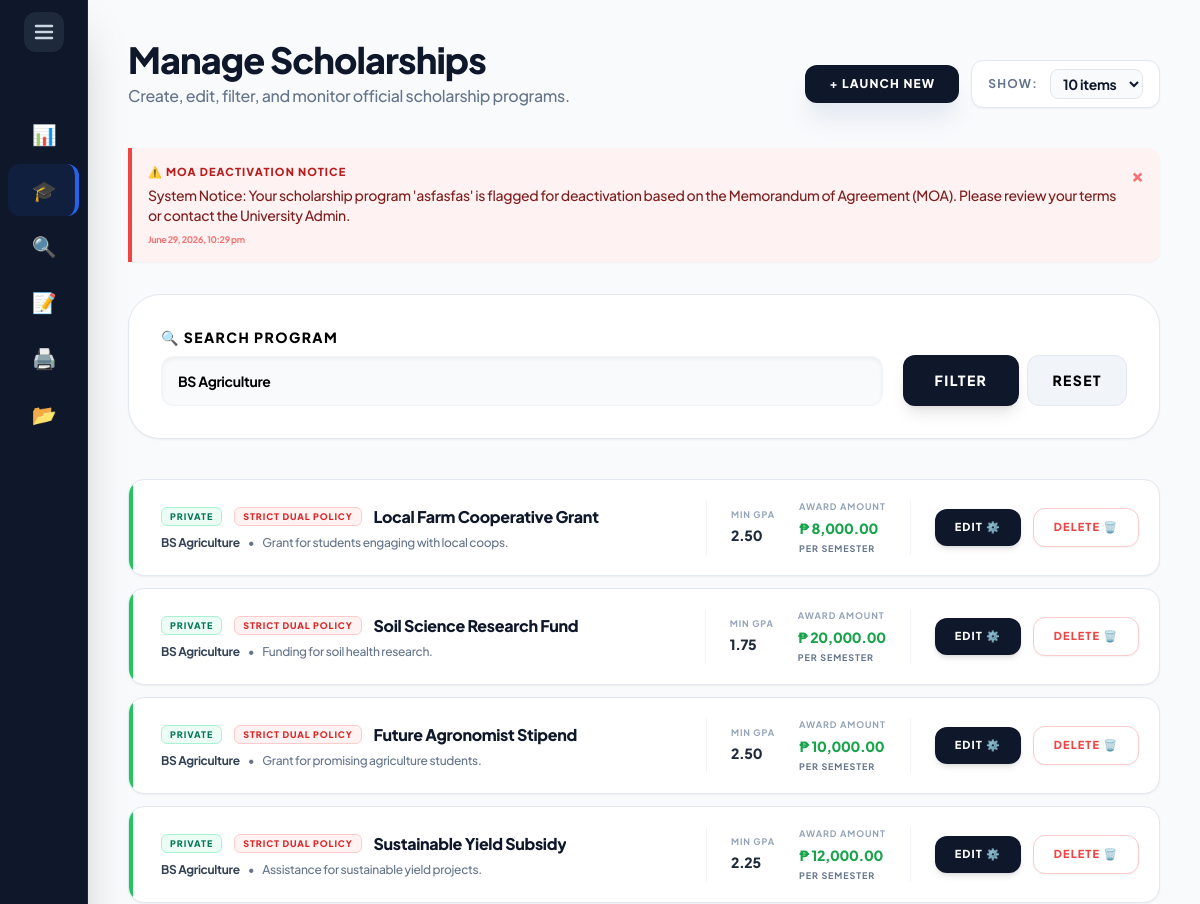
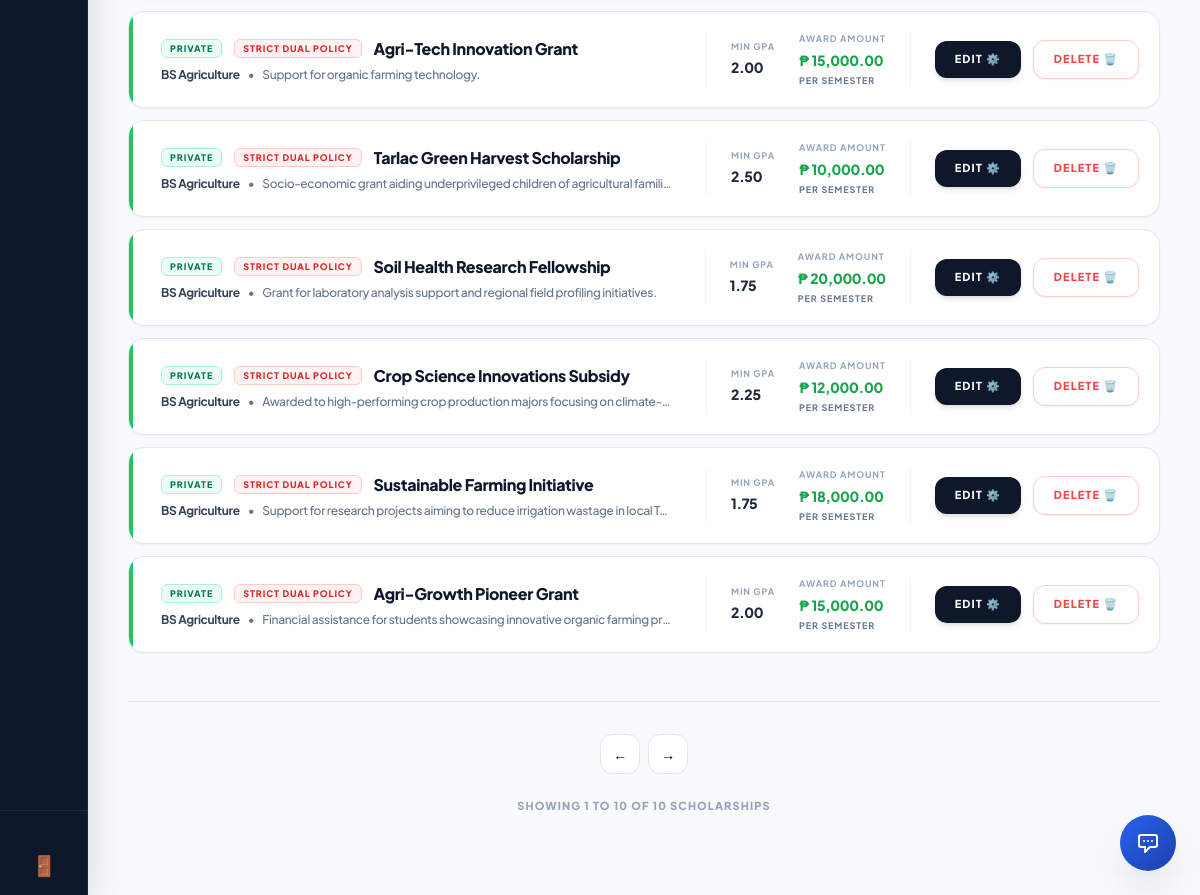
Page /external_admin/scholarships.php?program=BS Agriculture (signed in) on the committed database (2 pictures, top to bottom).
### tables this page shows
CREATE TABLE `system_notifications` (
  `NotifID` int(11) NOT NULL AUTO_INCREMENT,
  `RecipientID` int(11) NOT NULL,
  `Title` varchar(255) NOT NULL,
  `Message` text NOT NULL,
  `IsRead` tinyint(1) DEFAULT 0,
  `DateCreated` datetime DEFAULT current_timestamp(),
  PRIMARY KEY (`NotifID`)
);

CREATE TABLE `scholarship` (
  `ScholarshipID` int(11) NOT NULL AUTO_INCREMENT,
  `ProgramID` int(11) NOT NULL,
  `YearLevel` varchar(50) DEFAULT NULL,
  `Name` varchar(150) NOT NULL,
  `Description` text DEFAULT NULL,
  `Deadline` date NOT NULL,
  `AwardAmount` decimal(10,2) DEFAULT NULL,
  `NumberOfSlots` int(11) DEFAULT NULL,
  `Status` varchar(20) DEFAULT 'Active',
  `MinimumGWA` decimal(4,2) DEFAULT 2.00,
  `CreatedBy` int(11) DEFAULT NULL,
  `GenderRequirement` varchar(20) NOT NULL DEFAULT 'Any',
  `ScholarshipType` enum('Private','Government') DEFAULT 'Private',
  `FormConfig` varchar(255) DEFAULT 'Academic,Family,Financial,Essay',
  `ReleaseFrequency` varchar(50) DEFAULT 'Per Semester',
  `AllowsDual` enum('Yes','No') NOT NULL DEFAULT 'No',
  PRIMARY KEY (`ScholarshipID`),
  KEY `ProgramID` (`ProgramID`),
  KEY `fk_scholarship_creator` (`CreatedBy`),
  CONSTRAINT `fk_scholarship_creator` FOREIGN KEY (`CreatedBy`) REFERENCES `users` (`UserID`) ON DELETE SET NULL,
  CONSTRAINT `scholarship_ibfk_1` FOREIGN KEY (`ProgramID`) REFERENCES `program` (`ProgramID`) ON DELETE CASCADE
);

CREATE TABLE `program` (
  `ProgramID` int(11) NOT NULL AUTO_INCREMENT,
  `ProgramName` varchar(150) NOT NULL,
  PRIMARY KEY (`ProgramID`)
);

### external_admin/scholarships.php (the view, shortened to what this page needs)
<?php
include '../includes/db_connect.php';
include '../includes/header.php';
include '../includes/external_sidebar.php';
$filter_program = $_GET['program'] ?? '';
$sort_by        = $_GET['sort_by'] ?? '';
try {
    $query = "
        SELECT sch.*, p.ProgramName,
            (SELECT GROUP_CONCAT(CONCAT(RequirementID, '::', DocumentName) SEPARATOR '||')
             FROM document_requirement dr WHERE dr.ScholarshipID = sch.ScholarshipID) AS Requirements,
            (SELECT GROUP_CONCAT(CONCAT(CriteriaID, '::', CriteriaName) SEPARATOR '||')
             FROM scholarship_criteria sc WHERE sc.ScholarshipID = sch.ScholarshipID) AS CriteriaList,
            (SELECT GROUP_CONCAT(CONCAT(FieldID, '::', FieldName, '::', FieldType) SEPARATOR '||')
             FROM scholarship_custom_fields scf WHERE scf.ScholarshipID = sch.ScholarshipID) AS CustomFields
        FROM scholarship sch
        LEFT JOIN program p ON sch.ProgramID = p.ProgramID
        WHERE sch.CreatedBy = :evaluator_id
    ";
    $params = ['evaluator_id' => $_SESSION['user_id']];
    if (!empty($filter_program)) { $query .= " AND p.ProgramName LIKE :program"; $params['program'] = "%" . trim($filter_program) . "%"; }
    if ($sort_by === 'amount_asc') { $query .= " ORDER BY sch.AwardAmount ASC, sch.Name ASC"; }
    elseif ($sort_by === 'amount_desc') { $query .= " ORDER BY sch.AwardAmount DESC, sch.Name ASC"; }
    elseif ($sort_by === 'slots_asc') { $query .= " ORDER BY sch.NumberOfSlots ASC, sch.Name ASC"; }
    elseif ($sort_by === 'slots_desc') { $query .= " ORDER BY sch.NumberOfSlots DESC, sch.Name ASC"; }
    else { $query .= " ORDER BY sch.ScholarshipID DESC"; }
    $stmt = $pdo->prepare($query);
    $stmt->execute($params);
    $scholarships = $stmt->fetchAll();
    $notif_stmt = $pdo->prepare("SELECT * FROM system_notifications WHERE RecipientID = ? AND IsRead = 0 ORDER BY DateCreated DESC");
    $notif_stmt->execute([$_SESSION['user_id']]);
    $notifications = $notif_stmt->fetchAll(PDO::FETCH_ASSOC);
} catch (PDOException $e) { die("Database Error: " . $e->getMessage()); }
?>
<main class="flex-1 p-5 lg:p-10 lg:ml-72 bg-slate-50/50 min-h-screen transition-all duration-300">
    <header class="mb-8 lg:mb-10 flex flex-col sm:flex-row sm:items-end justify-between gap-4">
        <div>
            <h2 class="text-3xl lg:text-4xl font-black text-slate-900 tracking-tight">Manage Scholarships</h2>
            <p class="text-slate-500 text-sm lg:text-base font-medium mt-1">Create, edit, filter, and monitor official scholarship programs.</p>
        </div>
        <div class="flex items-center gap-3">
            <button onclick="openCreateModal()" class="bg-slate-900 text-white px-6 py-2.5 rounded-xl font-black text-[12px] uppercase tracking-widest hover:bg-blue-600 transition-all shadow-xl shadow-slate-200 active:scale-[0.98]">
                + Launch New
            </button>
            <div class="flex items-center gap-3 bg-white px-4 py-2 rounded-xl border border-slate-200 shadow-sm shrink-0">
                <span class="text-xs font-bold text-slate-500 uppercase tracking-widest hidden sm:inline">Show:</span>
                <select id="itemsPerPage" onchange="changeItemsPerPage()" class="bg-slate-50 border border-slate-200 text-slate-900 text-sm font-bold rounded-lg focus:ring-green-500 focus:border-green-500 block px-2 py-1 outline-none cursor-pointer">
                    <option value="10" selected>10 items</option>
                </select>
            </div>
        </div>
    </header>
    <?php if(!empty($notifications)): ?>
        <div class="mb-8 space-y-3">
            <?php foreach($notifications as $notif): ?>
                <div class="bg-red-50 border-l-4 border-red-500 p-4 rounded-r-xl shadow-sm flex justify-between items-start">
                    <div>
                        <h4 class="text-red-700 font-black uppercase tracking-widest text-[11px] mb-1">⚠️ <?= htmlspecialchars($notif['Title']) ?></h4>
                        <p class="text-red-900 font-medium text-sm"><?= htmlspecialchars($notif['Message']) ?></p>
                        <span class="text-[9px] font-bold text-red-400 mt-2 block"><?= date('F j, Y, g:i a', strtotime($notif['DateCreated'])) ?></span>
                    </div>
                    <form action="../actions/process_crud.php" method="POST" class="m-0 shrink-0">
                        <button type="submit" class="text-red-400 hover:text-red-700 font-black text-xl leading-none">&times;</button>
                    </form>
                </div>
            <?php endforeach; ?>
        </div>
    <?php endif; ?>
    <div class="bg-white p-6 lg:p-8 rounded-[1.5rem] lg:rounded-[2rem] border border-slate-200 shadow-sm mb-10">
        <form method="GET" class="flex flex-wrap items-end gap-5">
            <div class="flex-1 min-w-[150px]">
                <label class="block text-[14px] font-black text-black uppercase tracking-widest mb-2">🔍 Search Program</label>
                <input type="search" name="program" list="programList" value="<?= htmlspecialchars($filter_program) ?>" placeholder="Type e.g. Info..." class="w-full bg-slate-50 border border-slate-100 px-4 py-3.5 rounded-xl font-bold text-sm text-black outline-none focus:ring-2 focus:ring-blue-500/20 focus:bg-white shadow-inner">
            </div>
            <div class="flex gap-2 w-full sm:w-auto mt-2 sm:mt-0">
                <button type="submit" class="flex-1 sm:flex-none bg-slate-900 text-white px-8 py-3.5 rounded-xl font-black text-[14px] uppercase tracking-widest hover:bg-blue-600 transition-all shadow-lg">Filter</button>
                <a href="scholarships.php" class="flex-1 sm:flex-none flex items-center justify-center bg-slate-100 text-black px-6 py-3.5 rounded-xl font-black text-[14px] uppercase tracking-widest hover:bg-slate-200 transition-all border border-slate-200">Reset</a>
            </div>
        </form>
    </div>
    <div id="scholarshipsGrid" class="flex flex-col gap-3">
        <?php foreach($scholarships as $s): ?>
            <div class="scholarship-card bg-white rounded-2xl border border-slate-200 shadow-sm hover:shadow-md hover:border-blue-300 transition-all flex flex-col lg:flex-row items-start lg:items-center justify-between p-5 group relative overflow-hidden">
                <div class="absolute top-0 left-0 w-1 h-full <?= $s['Status'] === 'Active' ? 'bg-green-500' : 'bg-slate-300' ?>"></div>
                <div class="flex-1 min-w-0 pr-4 lg:pr-8 pl-3 w-full lg:w-auto">
                    <div class="flex items-center gap-3 mb-1.5 flex-wrap">
                        <span class="bg-emerald-50 text-emerald-700 px-2 py-0.5 rounded-md text-[9px] font-black uppercase tracking-widest border border-emerald-200 shrink-0">
                            <?= htmlspecialchars($s['ScholarshipType'] ?? 'Private') ?>
                        </span>
                        <?php if($s['AllowsDual'] === 'No'): ?>
                            <span class="bg-red-50 text-red-600 px-2 py-0.5 rounded-md text-[9px] font-black uppercase tracking-widest border border-red-200 shrink-0">Strict Dual Policy</span>
                        <?php endif; ?>
                        <h4 class="text-base font-black text-slate-900 truncate"><?= htmlspecialchars($s['Name']) ?></h4>
                    </div>
                    <div class="flex items-center gap-2 text-xs font-medium text-slate-500 truncate mb-2 lg:mb-0">
                        <span class="text-slate-700 font-bold"><?= htmlspecialchars($s['ProgramName'] ?? 'All Programs') ?></span>
                        <span class="hidden md:inline">•</span>
                        <span class="truncate hidden md:inline"><?= htmlspecialchars($s['Description']) ?></span>
                    </div>
                </div>
                <div class="hidden md:flex items-center gap-6 px-6 border-x border-slate-100 shrink-0">
                    <div>
                        <span class="text-[9px] font-bold text-slate-400 uppercase tracking-widest block mb-0.5">Min GPA</span>
                        <span class="text-sm font-black text-slate-800"><?= number_format($s['MinimumGWA'] ?? 2.00, 2) ?></span>
                    </div>
                    <div>
                        <span class="text-[9px] font-bold text-slate-400 uppercase tracking-widest block mb-0.5">Award Amount</span>
                        <span class="text-sm font-black text-green-600">₱ <?= number_format($s['AwardAmount'], 2) ?></span>
                        <span class="text-[9px] font-bold text-slate-500 uppercase tracking-widest block mt-0.5"><?= htmlspecialchars($s['ReleaseFrequency'] ?? 'Per Semester') ?></span>
                    </div>
                </div>
                <div class="mt-4 lg:mt-0 flex items-center justify-between lg:justify-end w-full lg:w-auto shrink-0 gap-3 pl-0 lg:pl-6">
                    <button type="button"
                        data-id="<?= $s['ScholarshipID'] ?>"
                        data-name="<?= htmlspecialchars($s['Name'] ?? '', ENT_QUOTES) ?>"
                        data-desc="<?= htmlspecialchars($s['Description'] ?? '', ENT_QUOTES) ?>"
                        data-amount="<?= $s['AwardAmount'] ?? 0 ?>"
                        data-release="<?= htmlspecialchars($s['ReleaseFrequency'] ?? 'Per Semester', ENT_QUOTES) ?>"
                        data-gpa="<?= $s['MinimumGWA'] ?? 2.00 ?>"
                        data-deadline="<?= $s['Deadline'] ?? '' ?>"
                        data-program="<?= $s['ProgramID'] ?? '' ?>"
                        data-year="<?= htmlspecialchars($s['YearLevel'] ?? '', ENT_QUOTES) ?>"
                        data-status="<?= htmlspecialchars($s['Status'] ?? '', ENT_QUOTES) ?>"
                        data-slots="<?= htmlspecialchars($s['NumberOfSlots'] ?? '', ENT_QUOTES) ?>"
                        data-requirements="<?= htmlspecialchars($s['Requirements'] ?? '', ENT_QUOTES) ?>"
                        data-criteria="<?= htmlspecialchars($s['CriteriaList'] ?? '', ENT_QUOTES) ?>"
                        data-customfields="<?= htmlspecialchars($s['CustomFields'] ?? '', ENT_QUOTES) ?>"
                        data-gender="<?= htmlspecialchars($s['GenderRequirement'] ?? 'Any', ENT_QUOTES) ?>"
                        data-type="<?= htmlspecialchars($s['ScholarshipType'] ?? 'Private', ENT_QUOTES) ?>"
                        data-dual="<?= htmlspecialchars($s['AllowsDual'] ?? 'No', ENT_QUOTES) ?>"
                        onclick="openEditModal(this)"
                        class="bg-slate-900 text-white hover:bg-blue-600 px-5 py-2.5 rounded-xl text-[11px] font-black uppercase tracking-widest transition-all shadow-md active:scale-95 shrink-0 whitespace-nowrap">
                        Edit ⚙️
                    </button>
                    <form action="../actions/process_crud.php" method="POST" class="m-0" onsubmit="return confirm('Are you sure you want to permanently delete this scholarship? All applications and dynamic forms attached to it will be wiped out.');">
                        <button type="submit" class="bg-white border border-red-200 text-red-500 hover:bg-red-500 hover:text-white px-5 py-2.5 rounded-xl text-[11px] font-black uppercase tracking-widest transition-all shadow-sm active:scale-95 shrink-0 whitespace-nowrap">
                            Delete 🗑️
                        </button>
                    </form>
                </div>
            </div>
        <?php endforeach; ?>
    </div>
    <div class="flex flex-col items-center justify-center mt-12 gap-4 border-t border-slate-200 pt-8 pb-10">
        <div id="paginationControls" class="flex flex-wrap justify-center gap-2"></div>
        <div id="pageInfo" class="text-[11px] font-black text-slate-400 uppercase tracking-widest text-center mt-2"></div>
    </div>
</main>
<?php include '../includes/footer.php'; ?>

### includes/header.php (style rules this page uses)
:root { --sidebar-width: 5.5rem; --transition-speed: 0.4s; --transition-curve: cubic-bezier(0.4, 0, 0.2, 1); }
body { font-family: 'Plus Jakarta Sans', sans-serif; letter-spacing: -0.02em; overflow-x: hidden; }
main { margin-left: var(--sidebar-width) !important; transition: margin-left var(--transition-speed) var(--transition-curve); width: calc(100vw - var(--sidebar-width)); }

### rows in the picture
system_notifications: Title "MOA DEACTIVATION NOTICE", Message "System Notice: Your scholarship program 'asfasfas' is flagged for deactivation based on the Memorandum of Agreement (MOA). Please review your terms or contact the University Admin.", DateCreated "June 29, 2026, 10:29 pm"
scholarship: ScholarshipType "PRIVATE", AllowsDual "STRICT DUAL POLICY", Name "Local Farm Cooperative Grant", ProgramID.ProgramName "BS Agriculture", Description "Grant for students engaging with local coops.", MinimumGWA "2.50", AwardAmount "8,000.00", ReleaseFrequency "PER SEMESTER"
scholarship: ScholarshipType "PRIVATE", AllowsDual "STRICT DUAL POLICY", Name "Soil Science Research Fund", ProgramID.ProgramName "BS Agriculture", Description "Funding for soil health research.", MinimumGWA "1.75", AwardAmount "20,000.00", ReleaseFrequency "PER SEMESTER"
scholarship: ScholarshipType "PRIVATE", AllowsDual "STRICT DUAL POLICY", Name "Future Agronomist Stipend", ProgramID.ProgramName "BS Agriculture", Description "Grant for promising agriculture students.", MinimumGWA "2.50", AwardAmount "10,000.00", ReleaseFrequency "PER SEMESTER"
scholarship: ScholarshipType "PRIVATE", AllowsDual "STRICT DUAL POLICY", Name "Sustainable Yield Subsidy", ProgramID.ProgramName "BS Agriculture", Description "Assistance for sustainable yield projects.", MinimumGWA "2.25", AwardAmount "12,000.00", ReleaseFrequency "PER SEMESTER"
scholarship: ScholarshipType "PRIVATE", AllowsDual "STRICT DUAL POLICY", Name "Agri-Tech Innovation Grant", ProgramID.ProgramName "BS Agriculture", Description "Support for organic farming technology.", MinimumGWA "2.00", AwardAmount "15,000.00", ReleaseFrequency "PER SEMESTER"
scholarship: ScholarshipType "PRIVATE", AllowsDual "STRICT DUAL POLICY", Name "Tarlac Green Harvest Scholarship", ProgramID.ProgramName "BS Agriculture", Description "Socio-economic grant aiding underprivileged children of agricultural famili…", MinimumGWA "2.50", AwardAmount "10,000.00", ReleaseFrequency "PER SEMESTER"
scholarship: ScholarshipType "PRIVATE", AllowsDual "STRICT DUAL POLICY", Name "Soil Health Research Fellowship", ProgramID.ProgramName "BS Agriculture", Description "Grant for laboratory analysis support and regional field profiling initiatives.", MinimumGWA "1.75", AwardAmount "20,000.00", ReleaseFrequency "PER SEMESTER"
scholarship: ScholarshipType "PRIVATE", AllowsDual "STRICT DUAL POLICY", Name "Crop Science Innovations Subsidy", ProgramID.ProgramName "BS Agriculture", Description "Awarded to high-performing crop production majors focusing on climate-r…", MinimumGWA "2.25", AwardAmount "12,000.00", ReleaseFrequency "PER SEMESTER"
scholarship: ScholarshipType "PRIVATE", AllowsDual "STRICT DUAL POLICY", Name "Sustainable Farming Initiative", ProgramID.ProgramName "BS Agriculture", Description "Support for research projects aiming to reduce irrigation wastage in local Ta…", MinimumGWA "1.75", AwardAmount "18,000.00", ReleaseFrequency "PER SEMESTER"
scholarship: ScholarshipType "PRIVATE", AllowsDual "STRICT DUAL POLICY", Name "Agri-Growth Pioneer Grant", ProgramID.ProgramName "BS Agriculture", Description "Financial assistance for students showcasing innovative organic farming pr…", MinimumGWA "2.00", AwardAmount "15,000.00", ReleaseFrequency "PER SEMESTER"

### other values in the picture
$item[1] "📊"
$item[1] "🎓"
$item[1] "🔍"
$item[1] "📝"
$item[1] "🖨️"
$item[1] "📂"
